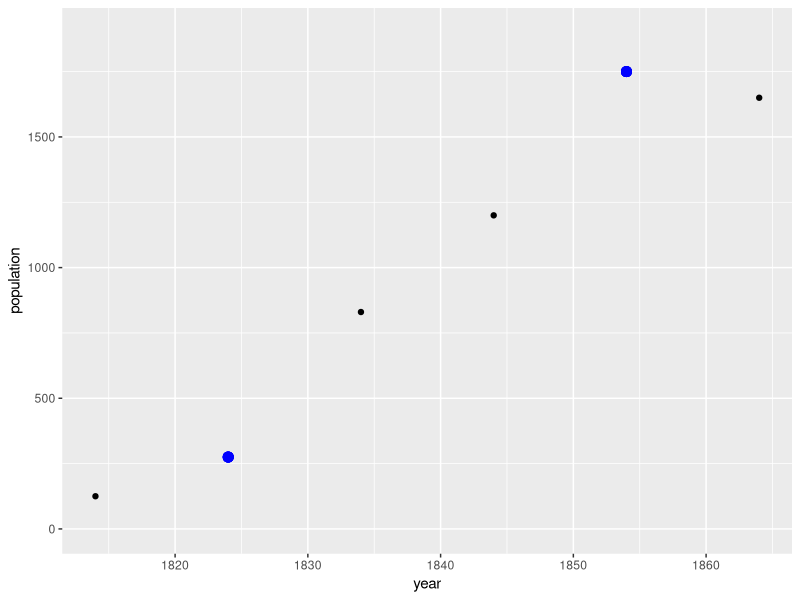
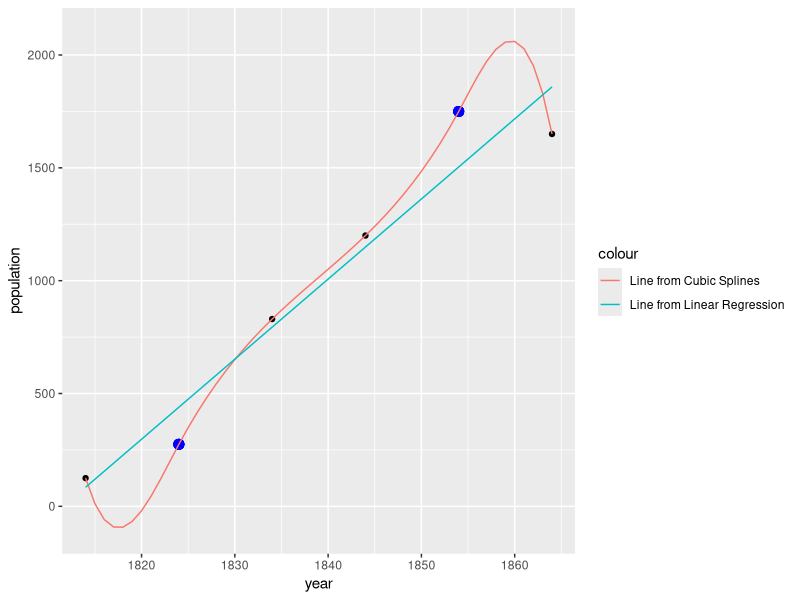

Write the R code that produced these figures, in order.
## ---- chunk 1
library(ggplot2)
library(splines)

## ---- chunk 2

sheep_pop_df <- data.frame(
  year = c(1814,1824,1834,1844,1854,1864),
  pop = c(125,275,830,1200,1750,1650)
)
## ---- chunk 3

ggplot (data=sheep_pop_df, aes( x=year, y=pop)  ) + geom_point() +
  geom_point(x=1824, y= 275, color = "blue", size = 3) + 
  geom_point(x=1854, y= 1750, color = "blue", size = 3) + 
  ylab("population") +
  xlab("year") +
  ylim(0,1900)

## ---- chunk 4
lm_model<-lm(pop ~ year ,data = sheep_pop_df )
summary(lm_model)
## ---- chunk 5
splines_model<-lm(pop ~ bs(year,knots = c(1824,1854)),data = sheep_pop_df )
summary(splines_model)
## ---- chunk 6

years_df <- data.frame(  year = seq(1814,1864 )   )

prediction_df <- years_df 
prediction_df$pop_from_splines <- predict(splines_model, years_df)

prediction_df$pop_from_lm <- predict(lm_model, years_df)

head(prediction_df)

## ---- chunk 7

ggplot (data=sheep_pop_df, aes( x=year, y=pop)  ) + 
  geom_point() +
  ylab("population") +
  xlab("year") + 
  ylim(-100,2100) +
  geom_point(x=1824, y= 275, color = "blue", size = 3) + 
  geom_point(x=1854, y= 1750, color = "blue", size = 3) +
  geom_line(data=prediction_df, aes(x= year, y=pop_from_splines,  colour="Line from Cubic Splines" ))   +
  geom_line(data=prediction_df, aes(x= year, y=pop_from_lm,   colour="Line from Linear Regression" ) ) 

## ---- chunk 8
nbc_decision <- function(x,y,z,a,b,c) {

  #x: probability of a hit
  #y: if show is hit, probability that firm will predict a hit
  #z: if show is flop, probability that firm will predict a flop
  #a: earnings for a hit
  #b: loss for a flop (note: loss of 100000 should be marked as 100000, NOT -100000)
  #c: cost of hiring a market research firm
    
  branch1_ev = (x*a) + ((1-x)*-b)
  
  branch1_dec = ifelse(branch1_ev>0,branch1_ev,0)
  
  branch2_hit = (x*y)+((1-x)*(1-z))
  
  branch2_hit_ev = (((x*y)/branch2_hit) * (a-c)) + (((1-x)*(1-z))/branch2_hit)*(-b-c)
  branch2_hit_dec = ifelse(branch2_hit_ev>-c,branch2_hit_ev,-c)
  
  branch2_flop = (x*(1-y))+((1-x)*z)
  
  branch2_flop_ev = (((x*(1-y))/branch2_flop) * (a-c)) + ((((1-x)*z)/branch2_flop)*(-b-c))
  branch2_flop_dec = ifelse(branch2_flop_ev>-c,branch2_flop_ev,-c)
  
  branch2_ev = (branch2_hit*branch2_hit_dec)+(branch2_flop*branch2_flop_dec)
  
  print(paste("Expected Value if NBC Does Not Hire Market Research Firm:",branch1_dec))
  
  print(paste("Expected Value if NBC Does Hire Market Research Firm:",branch2_ev))
  
  ifelse(branch2_ev>branch1_dec, "Hire Market Research Firm","Don't Hire Market Research Firm")
    
}
## ---- chunk 9

#Current state of affairs:

nbc_decision(0.25,0.9,0.8,400000,100000,40000)

#Scenario 1: Market research firm's chance of accurately predicting a hit (when the show is a hit) drops to 80%.

nbc_decision(0.25,0.8,0.8,400000,100000,40000)

#Scenario 2: Market research firm's chance of accurately predicting a hit and a flop (when the show is a hit and a flop respectively) drops to 79%.

nbc_decision(0.25,0.79,0.79,400000,100000,40000)

#Scenario 3: Market research firm's chance of accurately predicting a flop (when the show is a flop) drops to 70%.

nbc_decision(0.25,0.9,0.7,400000,100000,40000)

#Scenario 4: Market research firm's chance of accurately predicting a flop (when the show is a flop) drops to 66%.

nbc_decision(0.25,0.9,0.66,400000,100000,40000)

#Scenario 5: Cost of market research firm increases.

nbc_decision(0.25,0.9,0.8,400000,100000,45000)

#Scenario 6: Loss from a flop increases.

nbc_decision(0.25,0.9,0.8,400000,150000,40000)

#Scenario 7: Earnings from a hit declines and price of market research firm increases.

nbc_decision(0.25,0.9,0.8,300000,100000,45000)

